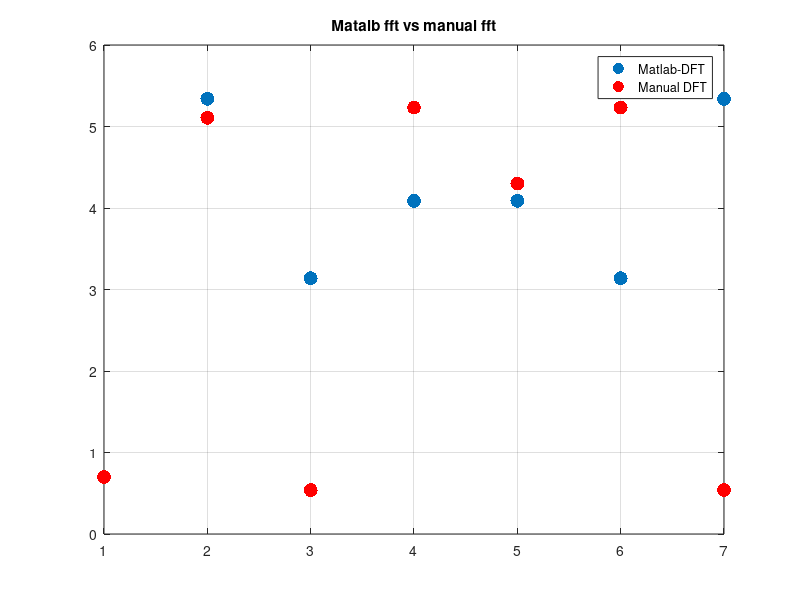

Write MATLAB code to recreate this figure.
% ***************************************************************
% opgave 3.15
% ***************************************************************

clear; close all; clc

N = 8;

%Signal med Aplitudeværdier
x = [3  -1  0.6  -0.8  -2  0  0.9];

%Udreginig af twiddle-faktoren W_8 = e^(-j*(2*pi*m*n/8);

%Udregning af all 8 W_8 faktore: 
W_8_0 = 1;
W_8_1 = exp((-j*(2*pi/N)));
W_8_2 = exp((-j*(2*2*pi/N)));
W_8_3 = exp((-j*(2*3*pi/N)));
W_8_4 = exp((-j*(2*4*pi/N)));
W_8_5 = exp((-j*(2*5*pi/N)));
W_8_6 = exp((-j*(2*6*pi/N)));
W_8_7 = exp((-j*(2*7*pi/N)));


%Nu kan vi opstille twiddle matrisen til at udregne DFT X=x'W;

W = [W_8_0 W_8_0 W_8_0 W_8_0 W_8_0 W_8_0 W_8_0; ...
     W_8_0 W_8_1 W_8_2 W_8_3 W_8_4 W_8_5 W_8_6; ...
     W_8_0 W_8_2 W_8_4 W_8_6 W_8_0 W_8_2 W_8_4; ...
     W_8_0 W_8_3 W_8_6 W_8_1 W_8_4 W_8_7 W_8_2; ...
     W_8_0 W_8_4 W_8_0 W_8_4 W_8_0 W_8_4 W_8_0; ...
     W_8_0 W_8_5 W_8_2 W_8_7 W_8_4 W_8_1 W_8_6; ...
     W_8_0 W_8_6 W_8_4 W_8_2 W_8_0 W_8_6 W_8_4];
 
X = x*W;

dft_x_fft = fft(x);

figure(3); clf
plot(abs(dft_x_fft),'.','MarkerSize',30)
hold on
plot(1:7,abs(X),'.r','MarkerSize',30)
grid on
title('Matalb fft vs manual fft')
legend('Matlab-DFT','Manual DFT')

%% Svar e)
%  De to DFT´er er IKKE ens da vi har udregnet twiddle-faktoren for 8 punter N = 8 og fft()
%  udregner for 7 unkter da det er størrelsen af x vektoren. Hvis vi laver en
%  fft af 8 punkter dvs. fft(x,8) vil de nu være identiske undtagen at det
%  sidste punkt vil mangle i X da W en 7x7 mattrix og ikke en 8x8 matrix. 